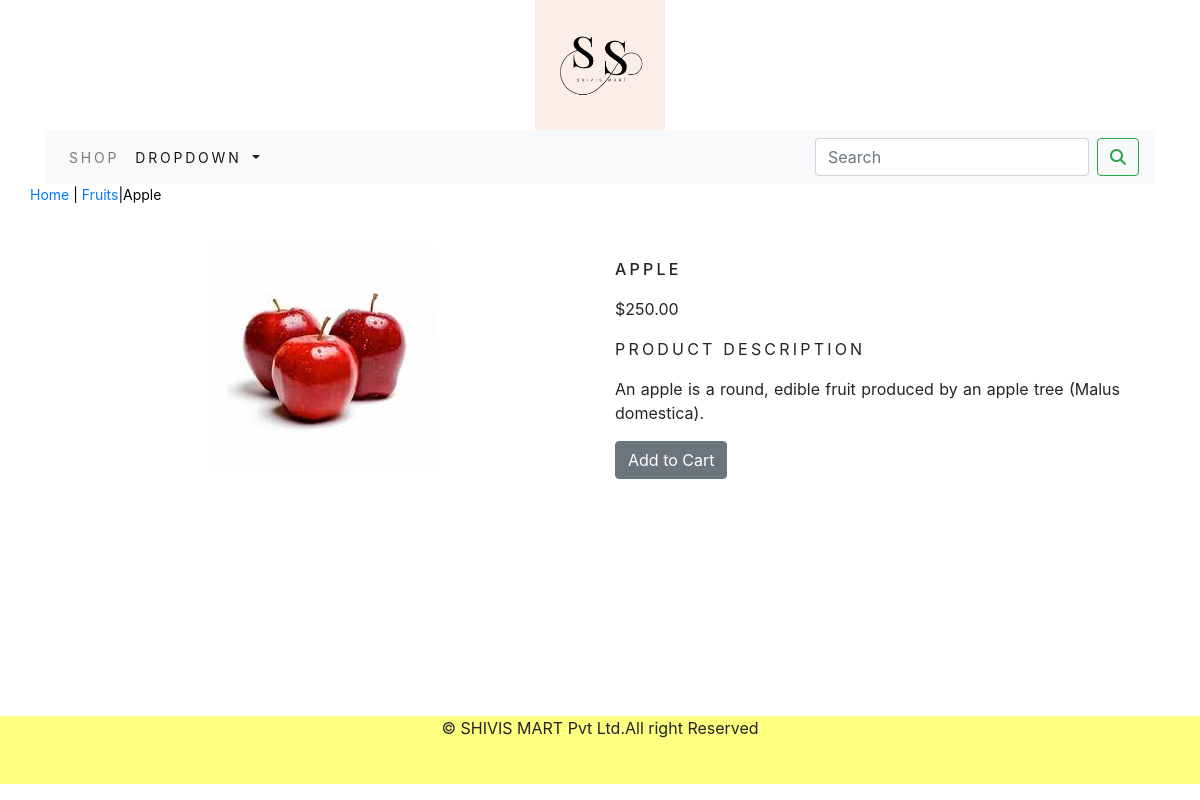
The page /shop/fruits/apple/ on the database its author committed.
### shop/models.py (models this page shows, shortened)
class Product(models.Model):
    name = models.CharField(max_length=250, unique=True)
    slug = models.SlugField(max_length=250, unique=True)
    description = models.TextField(blank=True)
    price=models.DecimalField(max_digits=10,decimal_places=2)
    category=models.ForeignKey(Category,on_delete=models.CASCADE)
    image = models.ImageField(upload_to='product', blank=True)
    stock=models.IntegerField()
    available=models.BooleanField(default=True)
    created=models.DateTimeField(auto_now_add=True)
    updated=models.DateTimeField(auto_now=True)
    class Meta:
        ordering = 'name',
        verbose_name = 'product'
        verbose_name_plural = 'products'

class Category(models.Model):
    name=models.CharField(max_length=250,unique=True)
    slug=models.SlugField(max_length=250,unique=True)
    description=models.TextField(blank=True)
    image=models.ImageField(upload_to='category',blank=True)
    class Meta:
        ordering='name',
        verbose_name='category'
        verbose_name_plural='categories'
    def get_url(self):
        return reverse('shop:products_by_category',args=[self.slug])
    def __str__(self):
        return '{}'.format(self.name)

### shop/views.py (the view)
# urls.py: path('<slug:c_slug>/<slug:product_slug>/',views.proDetail,name='prodCatdetail')
def proDetail(request,c_slug,product_slug):
    try:
        product=Product.objects.get(category__slug=c_slug,slug=product_slug)
    except Exception as e:
        raise e
    return render(request,"product.html",{'product':product})

### cart/context_processors.py (called while the page is built)
def counter(request):
    item_count=0
    if 'admin' in request.path:
        return {}
    else:
        try:
            cart=Cart.objects.filter(cart_id=_cart_id(request))
            cart_items=CartItem.objects.all().filter(cart=cart[:1])
            for cart_item in cart_items:
                item_count += cart_item.quantity
        except Cart.DoesNotExcept:
            item_count =0
    return dict(item_count=item_count)

### cart/views.py (called while the page is built)
def _cart_id(request):
    cart=request.session.session_key
    if not cart:
        cart=request.session.create()
    return cart

### shop/context_processors.py (called while the page is built)
def menu_links(request):
    links=Category.objects.all()
    return dict(links=links)

### templates/product.html (shortened to what this page needs)
{% extends 'base.html' %}
{% load static %}
{% block content %}
<div class="row my_prod_row_class">
    <div class="mx_auto">
        <p><a href="{% url 'shop:allProdCat' %}">Home</a> | <a href="{{product.category.get_url}}">{{product.category}}</a>|{{product.name}}</p>
    </div>
</div>
<div class="container">
<br>
<div class="row">
    <div class="col-12 col-sm-12-col-md-12 col-lg-6 text-center">
        <div style="min-width:18rem">
        <img src="{{product.image.url}}" alt="{{product.name}}">
   </div>
    </div>
    <div class="col-12 col-sm-12 col-md-12 col-lg-6">
        <div>
        <h1 class="my_prod_title">{{product.name}}</h1>
        <p>${{product.price}}</p>
        <p class="my_title">Product Description</p>
        <p class="text-justify my_prod_text">{{product.description}}</p>
        {% if product.stock <= 0 %}
        <p class="text-justify my_prod_text"><b>Out of Stock</b></p>
        {% else %}
        <a class="btn btn-secondary" href="{% url 'cart:add_cart' product.id %}">Add to Cart</a>
        {% endif %}
    </div>
        </div>
</div>
</div>
{% endblock %}

### static/css/custom.css (style rules this page uses)
body { font-family: 'Roboto', sans-serif; }
.my_title { font-size: 16px; text-transform: uppercase; letter-spacing: .2em; }
.my_prod_row_class .mx_auto { color:#000; font-size: 14px; text-decorate: none; }
.my_prod_title { font-size: 16px; text-transform: uppercase; letter-spacing: .2em; padding-top: 15px; padding-bottom: 10px; }
.my_prod_text { padding-right:20px; }

### rows shown on the page
Product: category "Fruits", name "Apple", image (picture), name "APPLE", price "250.00", description "An apple is a round, edible fruit produced by an apple tree (Malus domestica)."
